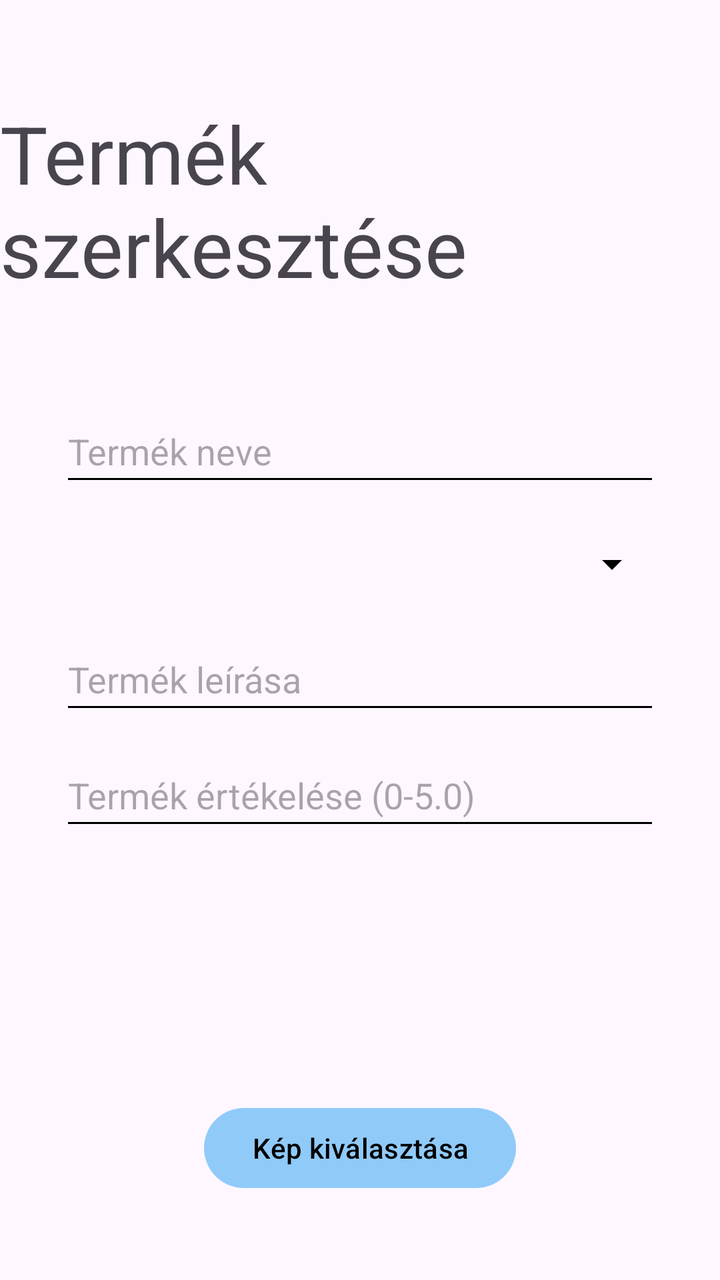
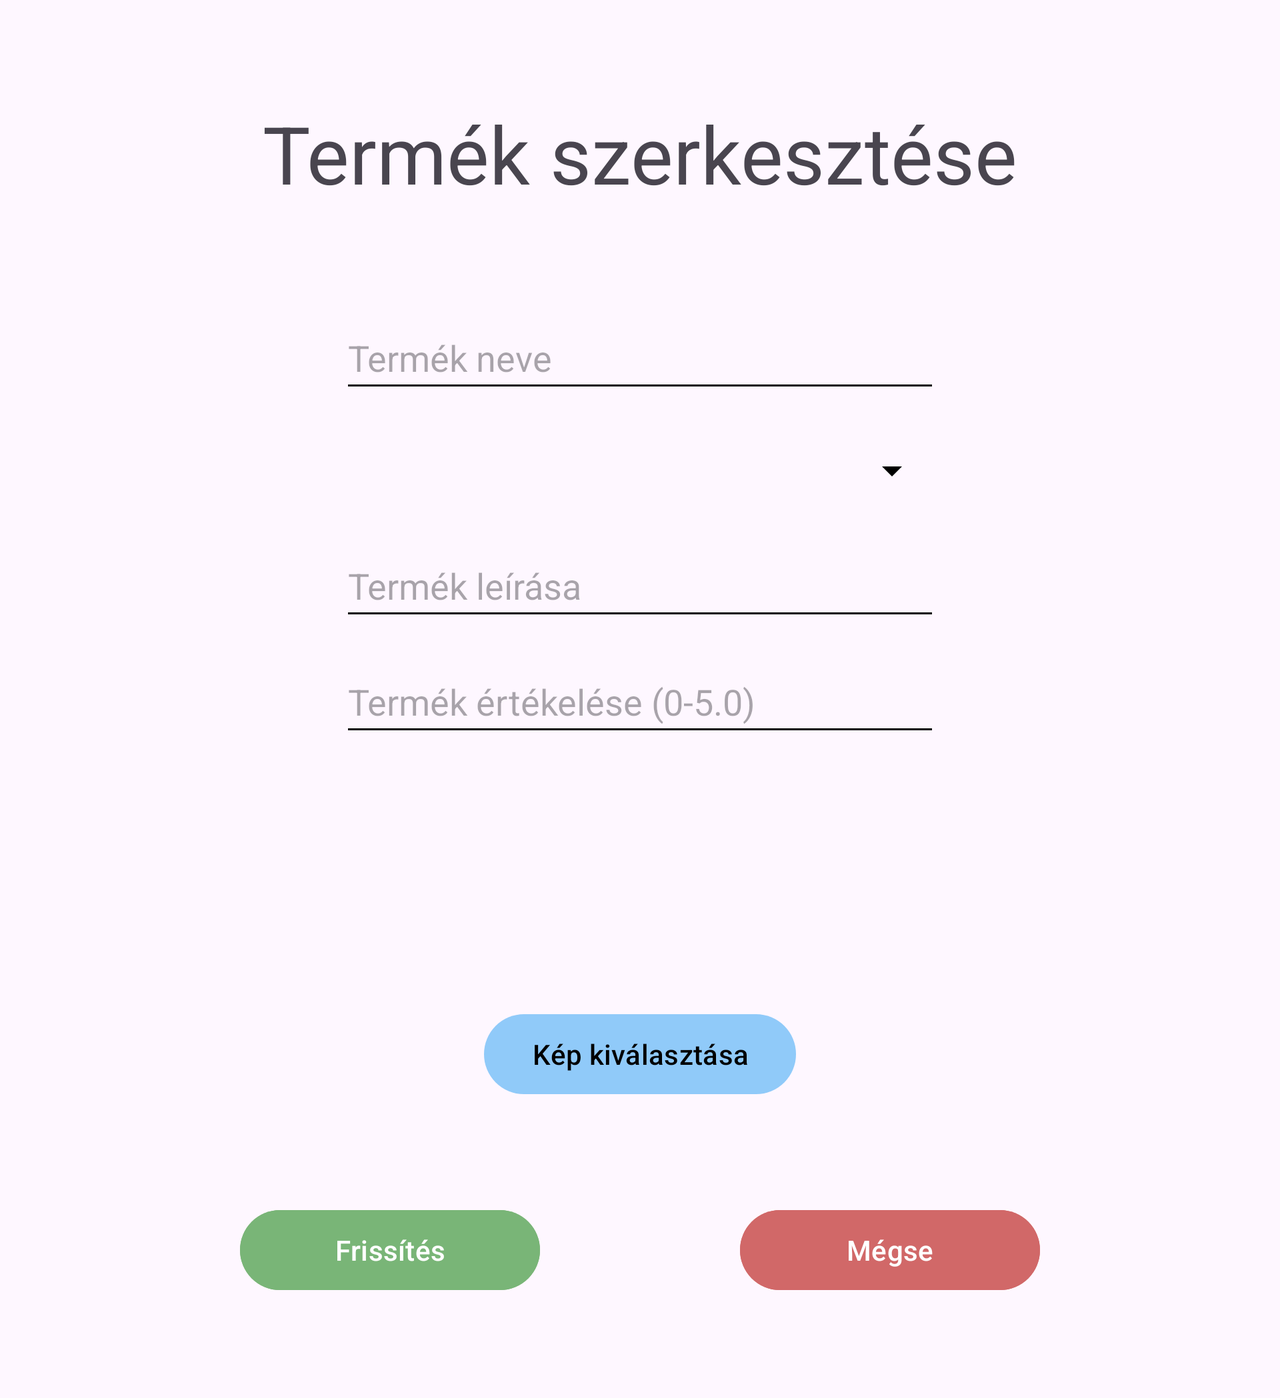

Compare how this app lays out the same screen by default and in its alternative resource folder. The renders come first, then the two layout files and the values they reference.
<!-- AndroidManifest.xml: application theme Theme.Arukereso -->
<!-- res/layout/activity_product_editing.xml -->
<?xml version="1.0" encoding="utf-8"?>
<androidx.constraintlayout.widget.ConstraintLayout xmlns:android="http://schemas.android.com/apk/res/android"
    xmlns:app="http://schemas.android.com/apk/res-auto"
    xmlns:tools="http://schemas.android.com/tools"
    android:id="@+id/main"
    android:layout_width="match_parent"
    android:layout_height="match_parent">

    <TextView
        android:textSize="40sp"
        android:id="@+id/textView"
        android:layout_width="wrap_content"
        android:layout_height="wrap_content"
        android:layout_marginTop="50dp"
        android:text="Termék szerkesztése"
        app:layout_constraintEnd_toEndOf="parent"
        app:layout_constraintStart_toStartOf="parent"
        app:layout_constraintTop_toTopOf="parent" />

    <EditText
        android:id="@+id/product_name_editText"
        android:layout_width="@dimen/inputwidth"
        android:layout_height="wrap_content"
        android:layout_marginTop="50dp"
        android:autofillHints="product name"
        android:hint="Termék neve"
        android:minHeight="48dp"
        app:layout_constraintEnd_toEndOf="parent"
        app:layout_constraintStart_toStartOf="parent"
        app:layout_constraintTop_toBottomOf="@+id/textView" />

    <Spinner
        android:id="@+id/product_category_spinner"
        android:layout_width="@dimen/inputwidth"
        android:layout_height="wrap_content"
        android:layout_marginTop="10dp"
        android:minHeight="48dp"
        app:layout_constraintEnd_toEndOf="parent"
        app:layout_constraintStart_toStartOf="parent"
        app:layout_constraintTop_toBottomOf="@+id/product_name_editText" />

    <EditText
        android:id="@+id/product_description_editText"
        android:layout_width="@dimen/inputwidth"
        android:layout_height="wrap_content"
        android:layout_marginTop="8dp"
        android:autofillHints="description"
        android:hint="Termék leírása"
        android:inputType="textMultiLine"
        android:minHeight="48dp"
        app:layout_constraintEnd_toEndOf="parent"
        app:layout_constraintStart_toStartOf="parent"
        app:layout_constraintTop_toBottomOf="@+id/product_category_spinner" />

    <EditText
        android:id="@+id/product_rating_editText"
        android:layout_width="@dimen/inputwidth"
        android:layout_height="wrap_content"
        android:layout_marginTop="10dp"
        android:autofillHints="rating"
        android:hint="Termék értékelése (0-5.0)"
        android:inputType="numberDecimal"
        android:minHeight="48dp"
        app:layout_constraintEnd_toEndOf="parent"
        app:layout_constraintStart_toStartOf="parent"
        app:layout_constraintTop_toBottomOf="@+id/product_description_editText" />

    <ImageView
        android:id="@+id/product_imageView"
        android:layout_width="100dp"
        android:layout_height="100dp"
        android:layout_marginTop="20dp"
        android:background="@drawable/icon_new_product"
        app:layout_constraintEnd_toEndOf="parent"
        app:layout_constraintStart_toStartOf="parent"
        app:layout_constraintTop_toBottomOf="@+id/product_rating_editText" />

    <Button
        android:id="@+id/product_image_button"
        android:layout_width="wrap_content"
        android:layout_height="wrap_content"
        android:layout_marginTop="10dp"
        android:text="Kép kiválasztása"
        android:textColor="@color/black"
        app:layout_constraintEnd_toEndOf="parent"
        app:layout_constraintStart_toStartOf="parent"
        app:layout_constraintTop_toBottomOf="@+id/product_imageView" />


    <Button
        android:id="@+id/product_update_button"
        android:layout_width="@dimen/buttonwidth"
        android:layout_height="wrap_content"
        android:layout_marginStart="20dp"
        android:layout_marginTop="50dp"
        android:backgroundTint="#79B577"
        android:text="Frissítés"
        app:layout_constraintEnd_toStartOf="@+id/cancelButton"
        app:layout_constraintStart_toStartOf="parent"
        app:layout_constraintTop_toBottomOf="@+id/product_image_button" />

    <Button
        android:id="@+id/cancelButton"
        android:layout_width="@dimen/buttonwidth"
        android:layout_height="wrap_content"
        android:layout_marginTop="50dp"
        android:layout_marginEnd="20dp"
        android:backgroundTint="#D16868"
        android:onClick="cancel"
        android:text="@string/cancel"
        app:layout_constraintEnd_toEndOf="parent"
        app:layout_constraintStart_toEndOf="@+id/product_update_button"
        app:layout_constraintTop_toBottomOf="@+id/product_image_button" />

</androidx.constraintlayout.widget.ConstraintLayout>
<!-- resources referenced by this layout -->
<resources>
  <color name="black">#FF000000</color>
  <dimen name="buttonwidth">150sp</dimen>
  <dimen name="inputwidth">300sp</dimen>
  <string name="cancel">Mégse</string>
  <style name="Theme.Arukereso" parent="Base.Theme.Arukereso" />
  <style name="Base.Theme.Arukereso" parent="Theme.Material3.DayNight.NoActionBar">
          <item name="colorPrimary">#90CAF9</item>
          <item name="colorOnPrimary">#FFFFFF</item>
          <item name="colorControlNormal">#000000</item>
          
          
      </style>
</resources>
<!-- res/layout-land/activity_product_editing.xml (the repository's variant of the layout above) -->
<!-- drawn on the phone turned sideways -->
<?xml version="1.0" encoding="utf-8"?>
<ScrollView xmlns:android="http://schemas.android.com/apk/res/android"
    xmlns:app="http://schemas.android.com/apk/res-auto"
    xmlns:tools="http://schemas.android.com/tools"
    android:layout_width="match_parent"
    android:layout_height="match_parent"
    android:fillViewport="true">

    <androidx.constraintlayout.widget.ConstraintLayout
        android:id="@+id/main"
        android:layout_width="match_parent"
        android:layout_height="match_parent"
        android:scrollbars="vertical"
        >

        <TextView
            android:textSize="40sp"
            android:id="@+id/textView"
            android:layout_width="wrap_content"
            android:layout_height="wrap_content"
            android:layout_marginTop="50dp"
            android:text="Termék szerkesztése"
            app:layout_constraintEnd_toEndOf="parent"
            app:layout_constraintStart_toStartOf="parent"
            app:layout_constraintTop_toTopOf="parent" />

        <EditText
            android:id="@+id/product_name_editText"
            android:layout_width="@dimen/inputwidth"
            android:layout_height="wrap_content"
            android:layout_marginTop="50dp"
            android:autofillHints="product name"
            android:hint="Termék neve"
            android:minHeight="48dp"
            app:layout_constraintEnd_toEndOf="parent"
            app:layout_constraintStart_toStartOf="parent"
            app:layout_constraintTop_toBottomOf="@+id/textView" />

        <Spinner
            android:id="@+id/product_category_spinner"
            android:layout_width="@dimen/inputwidth"
            android:layout_height="wrap_content"
            android:layout_marginTop="10dp"
            android:minHeight="48dp"
            app:layout_constraintEnd_toEndOf="parent"
            app:layout_constraintStart_toStartOf="parent"
            app:layout_constraintTop_toBottomOf="@+id/product_name_editText" />

        <EditText
            android:id="@+id/product_description_editText"
            android:layout_width="@dimen/inputwidth"
            android:layout_height="wrap_content"
            android:layout_marginTop="8dp"
            android:autofillHints="description"
            android:hint="Termék leírása"
            android:inputType="textMultiLine"
            android:minHeight="48dp"
            app:layout_constraintEnd_toEndOf="parent"
            app:layout_constraintStart_toStartOf="parent"
            app:layout_constraintTop_toBottomOf="@+id/product_category_spinner" />

        <EditText
            android:id="@+id/product_rating_editText"
            android:layout_width="@dimen/inputwidth"
            android:layout_height="wrap_content"
            android:layout_marginTop="10dp"
            android:autofillHints="rating"
            android:hint="Termék értékelése (0-5.0)"
            android:inputType="numberDecimal"
            android:minHeight="48dp"
            app:layout_constraintEnd_toEndOf="parent"
            app:layout_constraintStart_toStartOf="parent"
            app:layout_constraintTop_toBottomOf="@+id/product_description_editText" />

        <ImageView
            android:id="@+id/product_imageView"
            android:layout_width="100dp"
            android:layout_height="100dp"
            android:layout_marginTop="20dp"
            android:background="@drawable/icon_new_product"
            app:layout_constraintEnd_toEndOf="parent"
            app:layout_constraintStart_toStartOf="parent"
            app:layout_constraintTop_toBottomOf="@+id/product_rating_editText" />

        <Button
            android:id="@+id/product_image_button"
            android:layout_width="wrap_content"
            android:layout_height="wrap_content"
            android:layout_marginTop="10dp"
            android:text="Kép kiválasztása"
            android:textColor="@color/black"
            app:layout_constraintEnd_toEndOf="parent"
            app:layout_constraintStart_toStartOf="parent"
            app:layout_constraintTop_toBottomOf="@+id/product_imageView" />


        <Button
            android:id="@+id/product_update_button"
            android:layout_width="@dimen/buttonwidth"
            android:layout_height="wrap_content"
            android:layout_marginStart="20dp"
            android:layout_marginTop="50dp"
            android:layout_marginBottom="50dp"
            android:backgroundTint="#79B577"
            android:text="Frissítés"
            app:layout_constraintBottom_toBottomOf="parent"
            app:layout_constraintEnd_toStartOf="@+id/cancelButton"
            app:layout_constraintStart_toStartOf="parent"
            app:layout_constraintTop_toBottomOf="@+id/product_image_button" />

        <Button
            android:id="@+id/cancelButton"
            android:layout_width="@dimen/buttonwidth"
            android:layout_height="wrap_content"
            android:layout_marginTop="50dp"
            android:layout_marginEnd="20dp"
            android:layout_marginBottom="50dp"
            android:backgroundTint="#D16868"
            android:onClick="cancel"
            android:text="@string/cancel"
            app:layout_constraintBottom_toBottomOf="parent"
            app:layout_constraintEnd_toEndOf="parent"
            app:layout_constraintStart_toEndOf="@+id/product_update_button"
            app:layout_constraintTop_toBottomOf="@+id/product_image_button" />

    </androidx.constraintlayout.widget.ConstraintLayout>

</ScrollView>
